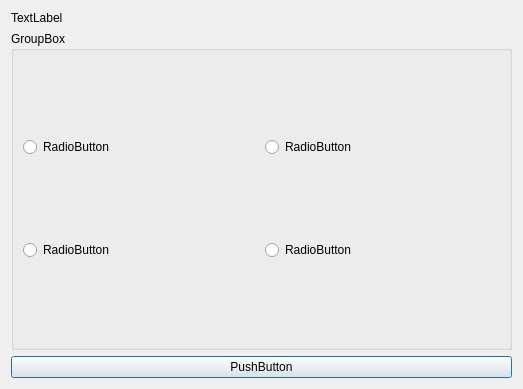
<?xml version="1.0" encoding="UTF-8"?>
<ui version="4.0">
 <class>QA</class>
 <widget class="QDialog" name="QA">
  <property name="geometry">
   <rect>
    <x>0</x>
    <y>0</y>
    <width>523</width>
    <height>389</height>
   </rect>
  </property>
  <property name="windowTitle">
   <string>Dialog</string>
  </property>
  <layout class="QVBoxLayout" name="verticalLayout">
   <item>
    <widget class="QLabel" name="label">
     <property name="sizePolicy">
      <sizepolicy hsizetype="Preferred" vsizetype="Maximum">
       <horstretch>0</horstretch>
       <verstretch>0</verstretch>
      </sizepolicy>
     </property>
     <property name="autoFillBackground">
      <bool>false</bool>
     </property>
     <property name="text">
      <string>TextLabel</string>
     </property>
    </widget>
   </item>
   <item>
    <widget class="QGroupBox" name="groupBox">
     <property name="sizePolicy">
      <sizepolicy hsizetype="Preferred" vsizetype="Minimum">
       <horstretch>0</horstretch>
       <verstretch>0</verstretch>
      </sizepolicy>
     </property>
     <property name="title">
      <string>GroupBox</string>
     </property>
     <layout class="QGridLayout" name="gridLayout">
      <item row="0" column="0">
       <widget class="QRadioButton" name="radioButton">
        <property name="text">
         <string>RadioButton</string>
        </property>
       </widget>
      </item>
      <item row="0" column="1">
       <widget class="QRadioButton" name="radioButton_2">
        <property name="text">
         <string>RadioButton</string>
        </property>
       </widget>
      </item>
      <item row="1" column="0">
       <widget class="QRadioButton" name="radioButton_3">
        <property name="text">
         <string>RadioButton</string>
        </property>
       </widget>
      </item>
      <item row="1" column="1">
       <widget class="QRadioButton" name="radioButton_4">
        <property name="text">
         <string>RadioButton</string>
        </property>
       </widget>
      </item>
     </layout>
    </widget>
   </item>
   <item>
    <widget class="QPushButton" name="pushButton">
     <property name="text">
      <string>PushButton</string>
     </property>
    </widget>
   </item>
  </layout>
 </widget>
 <resources/>
 <connections/>
</ui>
